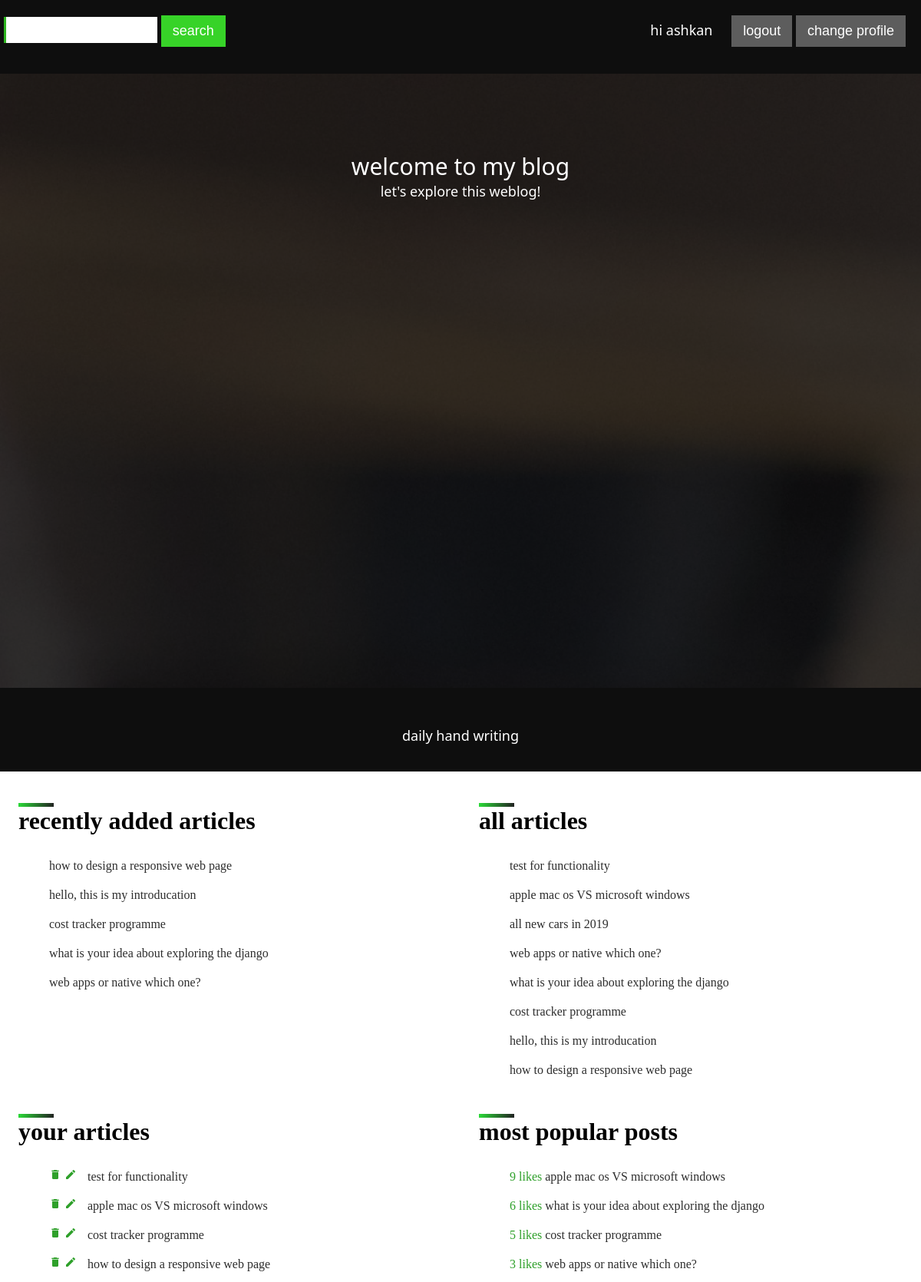
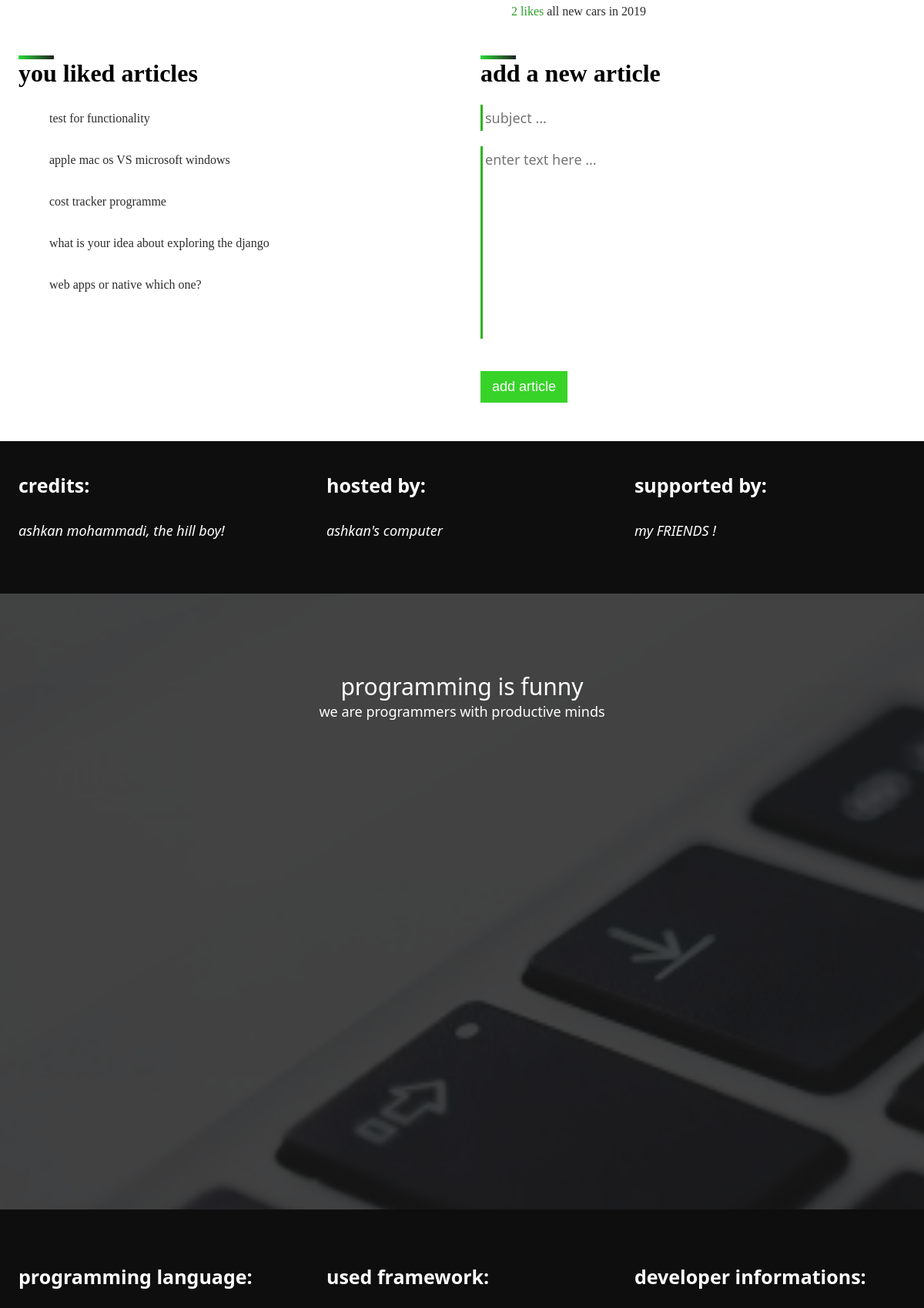
The page / (signed in, upper part) on the database its author committed (2 pictures, top to bottom).
### firstTest/models.py (models this page shows, shortened)
class article(models.Model):
    articleMain = models.CharField("article body", max_length=3000)
    articleContent = models.CharField("article header", max_length=100)
    publisher = models.ForeignKey(User, on_delete=models.CASCADE, null=True)
    likerUsers = models.ManyToManyField(User, related_name="likerUsers")
    likes = models.IntegerField(default=0)

### firstTest/views.py (the view)
# urls.py: path("", index, name="homepage"),
def index(request):
    allArticles = [x for x in article.objects.all()][:15]
    recentlyArticles = [x for x in article.objects.all()]
    recentlyArticles = recentlyArticles[::-1][0:5]
    popArticles = article.objects.all().order_by("-likes")[:5]
    template = loader.get_template("testForDjango/index.html")
    if request.user.username:
        form1 = addArticleForm(initial={'publisher':request.user})
        try:
            context = {
                "articles": allArticles,
                "recent": recentlyArticles,
                "form1": form1,
                "user": request.user,
                "image_url": request.user.profile.image.url.replace('firstTest',"").replace("//","/firsttest/"),
            }
        except:
            context = {
                "articles": allArticles,
                "recent": recentlyArticles,
                "form1": form1,
                "user": request.user,
            }
    else:
        context = {
            "articles": allArticles,
            "recent": recentlyArticles,
            "user": request.user,
        }
    context["popArticles"] = popArticles
    context["users"] = User.objects.all()
    return HttpResponse(template.render(context, request))

### firstTest/forms.py
class addArticleForm(forms.ModelForm):
    class Meta:
        model = article
        widgets = {
            'articleMain': forms.Textarea(attrs={'placeholder':'enter text here ...'}),
            'articleContent': forms.TextInput(attrs={'placeholder':'subject ...'})
        }
        fields = ('articleMain','articleContent','publisher')

### firstTest/templates/testForDjango/index.html (shortened to what this page needs)
<!DOCTYPE html>
<html lang="en" onload="main();">
<head>
    <link rel="stylesheet"
    href="https://cdnjs.cloudflare.com/ajax/libs/font-awesome/4.7.0/css/font-awesome.min.css">
    {%load static%}
    <link rel="stylesheet" href="{%static 'firstTest/css/pro-style.css'%}">
</head>
<body>
    <div class="menu">
        <div class="menu-sub-header" style="text-align: right;margin-right:20px;">
            <span style="float: left;">
                <form action="{%url 'search'%}" method="get">
                    <input type="search" name="q" id="q" style="width: 200px;margin-left:5px">
                    <input type="submit" value="search">
                </form>
            </span>
            {%if user.username%}
                <span style="margin-right: 20px">hi {{user.first_name}}</span>
                <button class="normal-btn dark"
                onclick="redirect('logout/');">logout</button>
                <button class="normal-btn dark"
                onclick="redirect('changeProfile');">change profile</button>
            {%else%}
                <button class="normal-btn dark"
                onclick="redirect('login/');">login</button>
                <button class="normal-btn dark"
                onclick="redirect('signup/');">sign up</button>
            {%endif%}
        </div>
        <div class="col-3">
            <div class="paralux2">
                <div class="float-on-paralux">
                    <div class="menu-header" style="margin-top: 100px;">welcome to my blog</div>
                    <div class="menu-sub-header">let's explore this weblog!</div>
                </div>
            </div>
        </div>
        <div class="menu-sub-header">daily hand writing</div>
    </div>
    <div class="main-container" style="margin:0;width: 100%">
        <div class="col-2">
            <div class="row-2">
                <div class="header">
                    <h1>recently added articles</h1>
                </div>
                <div class="main">
                    <ul>
                        {%if recent%}
                            {%for article in recent%}
                                <li>
                                    <a href="/want/{{article.id}}">{{article.articleContent}}</a>
                                </li>
                            {%endfor%}
                        {%else%}
                                <li><a href="">nothing yet!</a></li>
                        {%endif%}
                    </ul>
                </div>
            </div>
            <div class="row-2">
                <div class="header">
                    <h1 onclick="redirect('/allArticles')" style="cursor: pointer;">all articles</h1>
                </div>
                <div class="main">
                    <ul>
                    {%if articles%}
                        {%for article in articles%}
                            <li>
                                <a href="/want/{{article.id}}">{{article.articleContent}}</a>
                            </li>
                        {%endfor%}
                    {%else%}
                            <li><a href="">nothing yet!</a></li>
                    {%endif%}
                    </ul>
                </div>
            </div>
            {%if user.username%}
                <div class="row-2">
                    <div class="header">
                        <h1>your articles</h1>
                    </div>
                    <div class="main">
                        <ul>
                            {%if articles%}
                                {%for article in articles%}
                                    <li>
                                        {%if user.username == article.publisher.username%}
                                            <span class="material-icons hidden-on-normal"
                                            onclick="redirect('/deleteArticle/{{article.id}}')">delete</span>
                                            <span class="material-icons hidden-on-normal"
                                            onclick="redirect('/editArticle/{{article.id}}')"
                                            style="margin-right: 10px;">edit</span>
                                            <a href="/want/{{article.id}}">{{article.articleContent}}</a>
                                        {%endif%}
                                    </li>
                                {%endfor%}
                            {%else%}
                                    <li><a href="">nothing yet!</a></li>
                            {%endif%}
                        </ul>
                    </div>
                </div>
            {%endif%}
            <div class="row-2">
                <div class="header">
                    <h1>most popular posts</h1>
                </div>
                <div class="main">
                    <ul>
                        {%for article in popArticles%}
                            <li>
                                <span>{{article.likes}} likes</span>
                                <a href="want/{{article.id}}">{{article.articleContent}}</a>
                            </li>
                        {%endfor%}
                    </ul>
                </div>
            </div>
            {%if user.username%}
                <div class="row-2">
                    <div class="header">
                        <h1>you liked articles</h1>
                    </div>
                    <div class="main">
                        {%for article in user.likerUsers.all%}
                            <ul>
                                <li><a href="want/{{article.id}}">{{article.articleContent}}</a></li>
                            </ul>
                        {%endfor%}
                    </div>
                </div>
            {%endif%}
            <div class="row-2">
                <div class="header">
                    <h1>add a new article</h1>
                </div>
                <div class="main">
                    {%if user.username%}
                        <form action="/addArticle/" method="post">
                            {{form1.articleContent}}<br>
                            {{form1.articleMain}}<br><br>
                            <input type="submit" value="add article">
                        </form>
                    {%endif%}
                </div>
            </div>
        </div>
    </div>
        <footer>
            <div class="col-3">
                <div class="row-3">
                    <div class="row-header">credits:</div>
                    <div class="row-main">
                        ashkan mohammadi, the hill boy!
                    </div>
                </div>
                <div class="row-3">
                    <div class="row-header">hosted by:</div>
                    <div class="row-main">
                        ashkan's computer
                    </div>
                </div>
                <div class="row-3">
                    <div class="row-header">supported by:</div>
                    <div class="row-main">
                        my FRIENDS !
                    </div>
                </div>
            </div>
            <div class="col-3">
                <div class="paralux">
                    <div class="float-on-paralux">
                        <div class="menu-header" style="margin-top: 100px;">programming is funny</div>
                        <div class="menu-sub-header">we are programmers with productive minds</div>
                    </div>
                </div>
            </div>
            <div class="col-3">
                <div class="row-3">
                    <div class="row-header">programming language:</div>
                </div>
                <div class="row-3">
                    <div class="row-header">used framework:</div>
                </div>
                <div class="row-3">
                    <div class="row-header">developer informations:</div>
                </div>
            </div>
        </footer>
</body>
</html>

### firstTest/static/firstTest/css/pro-style.css (style rules this page uses)
.main-container { width: 60%; margin-left: 20%; margin-right: 20%; float: left; }
.menu { width: 100%; background: rgb(14, 14, 14); color: white; padding-top: 20px; padding-bottom: 35px; }
.menu-header { font-family: 'Segoe UI', Tahoma, Geneva, Verdana, sans-serif; font-size: 30px; text-align: center; }
.menu-sub-header { font-size: 18px; font-family: 'Segoe UI', Tahoma, Geneva, Verdana, sans-serif; text-align: center; }
html,body { margin: 0; }
ul { color: rgb(46, 160, 42); list-style: none; }
li { line-height: 35px; }
span.hidden-on-normal { font-size: 16px; cursor: pointer; transition: all .08s ease-in-out; }
a { color: rgb(45,45,45); text-decoration: none; }
a::after { content: ''; display: block; width: 0%; height: 3px; background: rgb(43,218,56); background: linear-gradient(90deg, rgba(43,218,56,1) 0%, rgba(34,34,34,1) 100%); transition: width 0.1s ease-in-out; }
h1::before { content: ''; display: block; width: 8%; height: 5px; background: rgb(43,218,56); background: linear-gradient(90deg, rgba(43,218,56,1) 0%, rgba(34,34,34,1) 100%); transition: width 0.1s ease-in-out }
input[type="text"], input[type="password"], input[type="email"],input[type="search"] { width: 100%; border: 0; border-left: 3px solid rgb(45,180,30); padding-left: 3px; font-size: 18px; font-family: 'Segoe UI', Tahoma, Geneva, Verdana, sans-serif; color: rgb(45,45,45); margin-bottom: 20px; padding-top: 5px; padding-bottom: 5px; }
textarea { width: 100%; border: 0; border-left: 3px solid rgb(45,180,30); padding-left: 3px; font-size: 18px; font-family: 'Segoe UI', Tahoma, Geneva, Verdana, sans-serif; color: rgb(45,45,45); margin-bottom: 20px; padding-top: 5px; padding-bottom: 5px; resize: none; overflow-y: scroll; }
input[type="submit"] { border: 0; font-size: 18px; background-color: rgb(55, 211, 40); color: white; padding-top: 10px; padding-bottom: 10px; padding-right: 15px; padding-left: 15px; cursor: pointer; display: inline-block; transition: all .08s ease-in-out; }
button.normal-btn { border: 0; font-size: 18px; background-color: rgb(55, 211, 40); color: white; padding-top: 10px; padding-bottom: 10px; padding-right: 15px; padding-left: 15px; cursor: pointer; display: inline-block; }
button.dark { background-color: rgb(93, 93, 93); transition: all .03s ease-in-out !important; }
div.header { margin-top: 20px; }
footer { background-color: rgb(14, 14, 14); color: white !important; width: 100%; float: left; font-size: 18px; font-family: 'Segoe UI', Tahoma, Geneva, Verdana, sans-serif; padding-top: 20px; padding-bottom: 52px; }
div.col-2,div.col-3 { width: 100%; float: left; padding-top: 20px; padding-bottom: 50px; }
div.row-2 { width: 48%; float: left; padding-left: 2%; }
div.row-3 { width: 31.33%; float: left; padding-left: 2%; }
div.row-header { font-size: 25px; font-weight: bold; margin-bottom: 30px; }
div.row-main { font-style: italic; }
div.paralux,div.paralux2 { background-image: url("/static/firstTest/img/siteimg/css-coding-wallpaper.jpg"); height: 100vh; background-attachment: fixed; background-size: cover; }
div.paralux2 { background-image: url("/static/firstTest/img/siteimg/content-us-page.jpg"); }
div.float-on-paralux { height: 100%; width: 100%; color: white; background-color: rgba(14, 14, 14, 0.767); float: left; font-size: 18px; font-family: 'Segoe UI', Tahoma, Geneva, Verdana, sans-serif; text-align: center; transition: all 0.2s ease-in-out; }

### firstTest/templates/testForDjango/index.html (style rules this page uses)
#id_articleMain { width: 90%; }

### rows shown on the page
article: articleContent "how to design a responsive web page"
article: articleContent "hello, this is my introducation"
article: articleContent "cost tracker programme", likes "5"
article: articleContent "what is your idea about exploring the django", likes "6"
article: articleContent "web apps or native which one?", likes "3"
article: articleContent "test for functionality"
article: articleContent "apple mac os VS microsoft windows", likes "9"
article: articleContent "all new cars in 2019", likes "2"

### other values the page prints
{{ user.first_name }} "ashkan"
